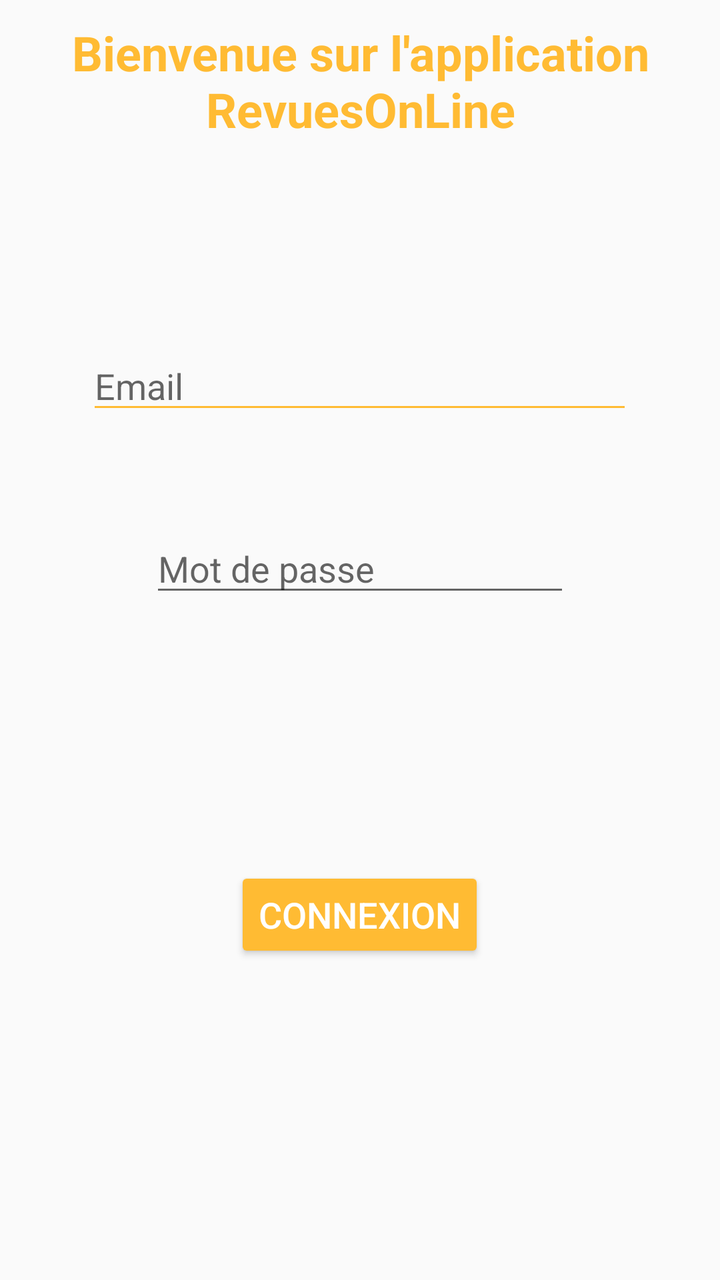
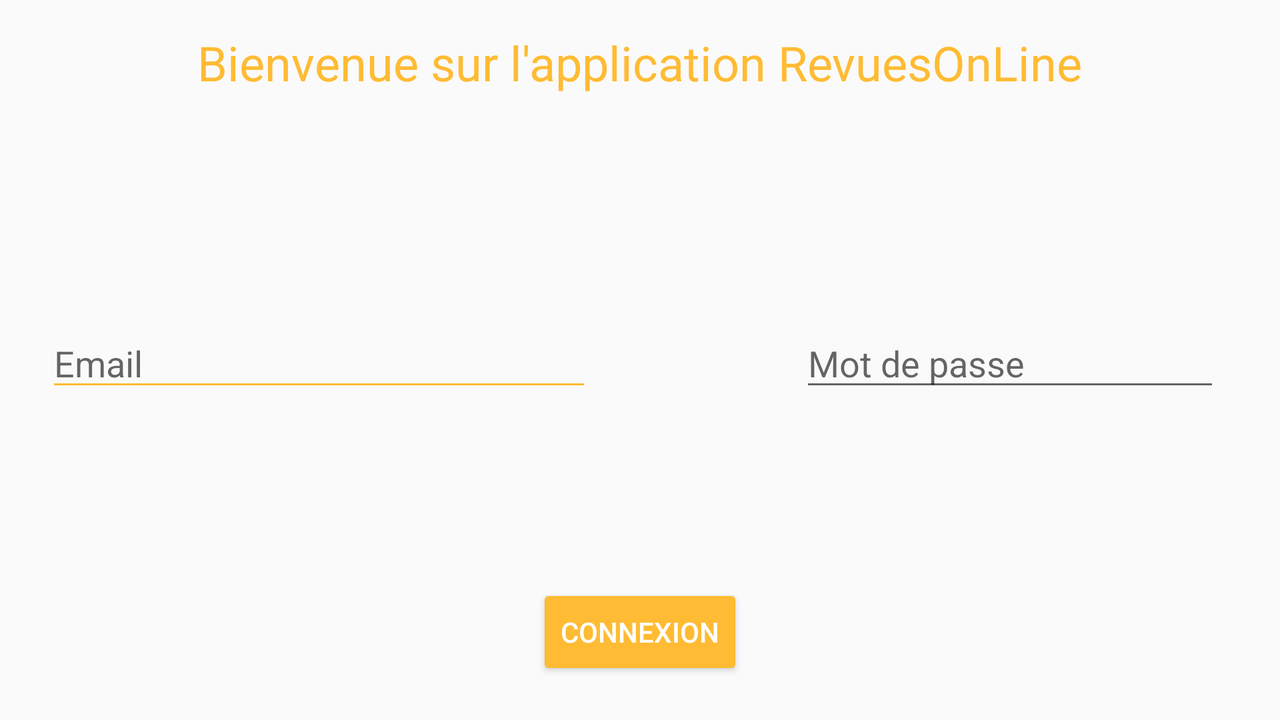

The same Android screen from two of the app's own layout files: first res/layout/ as a phone draws it, then the repository's variant for another configuration, drawn on a device whose configuration selects that folder. Both files follow.
<!-- AndroidManifest.xml: application theme AppTheme -->
<!-- res/layout/activity_main.xml -->
<?xml version="1.0" encoding="utf-8"?>
<LinearLayout xmlns:android="http://schemas.android.com/apk/res/android"
    xmlns:tools="http://schemas.android.com/tools"
    android:layout_width="match_parent"
    android:layout_height="match_parent"
    android:orientation="vertical"
    tools:context="com.iut.revuesonline.MainActivity">


    <TextView
        android:id="@+id/tvtitre"
        android:layout_width="wrap_content"
        android:layout_height="wrap_content"
        android:layout_marginTop="10dp"
        android:text="@string/titre"
        android:textAlignment="center"
        android:textColor="@android:color/holo_orange_light"
        android:textColorLink="@android:color/holo_orange_light"
        android:textSize="24sp"
        android:textStyle="bold" />

    <EditText
        android:id="@+id/etemail"
        android:layout_width="wrap_content"
        android:layout_height="wrap_content"
        android:layout_gravity="center"
        android:layout_marginTop="100dp"
        android:backgroundTint="@android:color/holo_orange_light"
        android:cursorVisible="true"
        android:ems="13"
        android:gravity="start"
        android:hint="@string/mail"
        android:inputType="textEmailAddress"
        android:singleLine="true"
        android:textColor="@android:color/black"
        android:textColorLink="@android:color/holo_orange_light" />

    <EditText
        android:id="@+id/etmot"
        android:layout_width="wrap_content"
        android:layout_height="wrap_content"
        android:layout_gravity="center"
        android:layout_marginTop="50dp"
        android:ems="10"
        android:gravity="start"
        android:hint="@string/mot_de_passe"
        android:inputType="textPassword"
        android:textColor="@android:color/black" />

    <Button
        android:id="@+id/bjaune"
        style="@style/Widget.AppCompat.Button.Colored"
        android:layout_width="wrap_content"
        android:layout_height="wrap_content"
        android:layout_gravity="center"
        android:layout_marginTop="130dp"
        android:gravity="center"
        android:text="@string/connexion"
        android:onClick="myButton"
        android:textSize="18sp" />

</LinearLayout>
<!-- resources referenced by this layout -->
<resources>
  <string name="connexion">CONNEXION</string>
  <string name="mail">Email</string>
  <string name="mot_de_passe">Mot de passe</string>
  <string name="titre">Bienvenue sur l\'application RevuesOnLine</string>
  <!-- from res/values-v21/ -->
  <style name="AppTheme" parent="Theme.AppCompat.Light.DarkActionBar">
          
          <item name="colorPrimary">@android:color/holo_green_dark</item>
          <item name="colorPrimaryDark">@color/colorPrimaryDark</item>
          <item name="colorAccent">@android:color/holo_orange_light</item>
          <item name="android:statusBarColor">@color/colorPrimaryDark</item>
      </style>
  <color name="colorPrimaryDark">#1b821f</color>
</resources>
<!-- res/layout-land/activity_main.xml (the repository's variant of the layout above) -->
<!-- drawn on the phone turned sideways -->
<?xml version="1.0" encoding="utf-8"?>
<RelativeLayout xmlns:android="http://schemas.android.com/apk/res/android"
    xmlns:tools="http://schemas.android.com/tools"
    android:layout_width="match_parent"
    android:layout_height="match_parent"
    tools:context="com.iut.revuesonline.MainActivity">


    <TextView
        android:id="@+id/tvtitre"
        android:layout_width="wrap_content"
        android:layout_height="wrap_content"
        android:layout_alignParentTop="true"
        android:layout_centerHorizontal="true"
        android:layout_marginTop="15dp"
        android:text="@string/titre"
        android:textColor="@android:color/holo_orange_light"
        android:textSize="24sp" />

    <EditText
        android:id="@+id/etemail"
        android:layout_width="wrap_content"
        android:layout_height="wrap_content"
        android:layout_alignParentLeft="true"
        android:layout_alignParentStart="true"
        android:layout_centerVertical="true"
        android:layout_marginLeft="23dp"
        android:layout_marginStart="23dp"
        android:backgroundTint="@android:color/holo_orange_light"
        android:ems="13"
        android:hint="@string/mail"
        android:inputType="textEmailAddress"
        android:textColor="@android:color/black"
        tools:singleLine="true" />

    <EditText
        android:id="@+id/etmot"
        android:layout_width="wrap_content"
        android:layout_height="wrap_content"
        android:layout_alignParentEnd="true"
        android:layout_alignParentRight="true"
        android:layout_centerVertical="true"
        android:layout_marginEnd="30dp"
        android:layout_marginRight="30dp"
        android:ems="10"
        android:hint="@string/mot_de_passe"
        android:inputType="textPassword"
        android:textColor="@android:color/black"/>

    <Button
        android:id="@+id/bjaune"
        style="@style/Widget.AppCompat.Button.Colored"
        android:layout_width="wrap_content"
        android:layout_height="wrap_content"
        android:layout_alignParentBottom="true"
        android:layout_centerHorizontal="true"
        android:layout_marginBottom="20dp"
        android:text="@string/connexion"
        android:onClick="myButton"
        android:textSize="14sp" />


</RelativeLayout>
